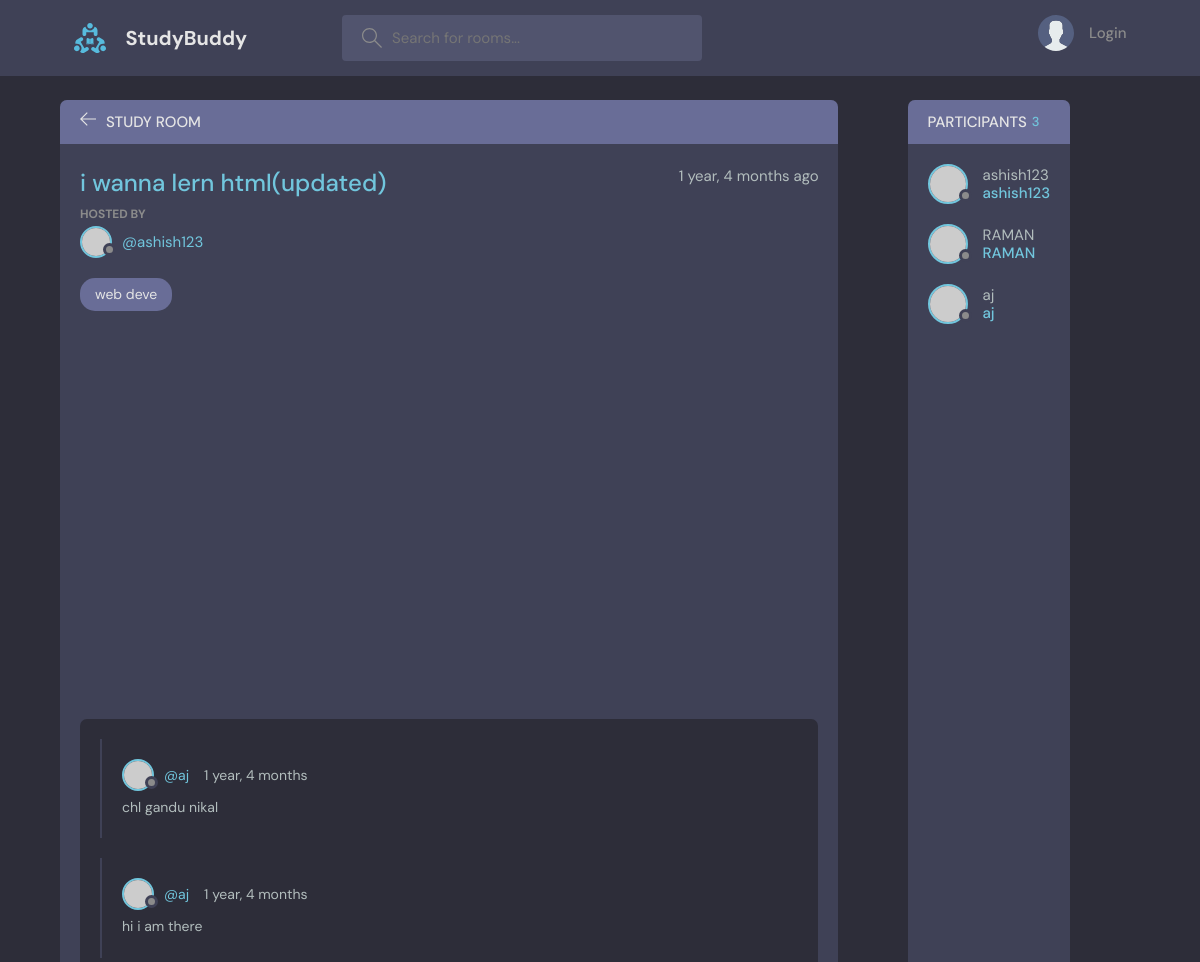
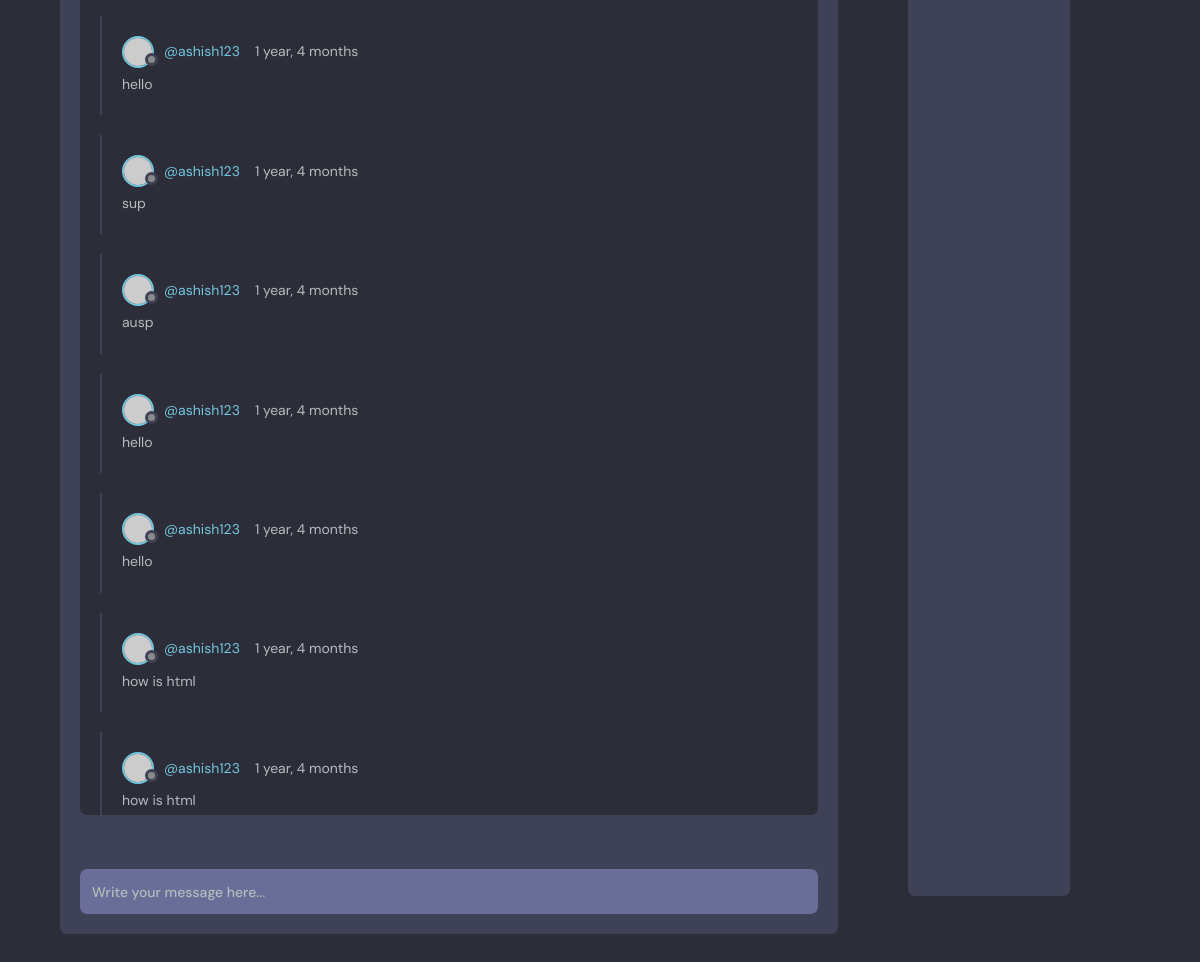
The page /room/4/ on the database its author committed (2 pictures, top to bottom).
### base/models.py (models this page shows, shortened)
class Room(models.Model):
    host =models.ForeignKey(User, on_delete=models.SET_NULL,null =True)
    name=models.CharField(max_length=200)
    topic=models.ForeignKey(Topic, on_delete=models.SET_NULL,null =True)
    participants =models.ManyToManyField(User,related_name='participants',blank=True)
    description = models.TextField(null=True, blank =True)
    updated = models.DateTimeField(auto_now =True)
    created = models.DateTimeField(auto_now_add=True)
    class Meta:
        ordering = ['-updated', '-created']

class Topic(models.Model):
    name=models.CharField(max_length=200)
    def __str__(self):
         return self.name

class Message(models.Model):
     user = models.ForeignKey(User, on_delete=models.CASCADE, null=True)
     room = models.ForeignKey(Room, on_delete=models.CASCADE)
     body = models.TextField()
     updated = models.DateTimeField(auto_now =True)
     created = models.DateTimeField(auto_now_add=True)
     class Meta:
        ordering = ['-updated', '-created']

### base/views.py (the view, shortened to what this page needs)
# urls.py: path('room/<str:pk>/', views.room, name="room"),
def room(request,pk):
    room = Room.objects.get(id=pk)
    room_messages=room.message_set.all()
    participants=room.participants.all()
    context={'room':room, 'room_messages':room_messages,'participants':participants}
    return render(request, 'base/room.html',context)

### base/templates/base/room.html (shortened to what this page needs)
{% extends 'main.html'%}
{% block content %}
    <main class="profile-page layout layout--2">
      <div class="container">
        <div class="room">
          <div class="room__top">
            <div class="room__topLeft">
              <a href="{% url 'home' %}">
                <svg version="1.1" xmlns="http://www.w3.org/2000/svg" width="32" height="32" viewBox="0 0 32 32">
                  <title>arrow-left</title>
                  <path
                    d="M13.723 2.286l-13.723 13.714 13.719 13.714 1.616-1.611-10.96-10.96h27.625v-2.286h-27.625l10.965-10.965-1.616-1.607z"
                  ></path>
                </svg>
              </a>
              <h3>Study Room</h3>
            </div>
          </div>
          <div class="room__box scroll">
            <div class="room__header scroll">
              <div class="room__info">
                <h3>{{room.name}}</h3>
                <span>{{room.created|timesince}} ago</span>
              </div>
              <div class="room__hosted">
                <p>Hosted By</p>
                <a href="{% url 'user-profile' room.host.id %}" class="room__author">
                  <div class="avatar avatar--small">
                    <img src="https://randomuser.me/api/portraits/men/37.jpg" />
                  </div>
                  <span>@{{room.host.username}} </span>
                </a>
              </div>
              <span class="room__topics">{{room.topic}}</span>
            </div>
            <div class="room__conversation">
              <div class="threads scroll">
                {% for message in room_messages %}
                <div class="thread">
                  <div class="thread__top">
                    <div class="thread__author">
                      <a href="{% url 'user-profile' message.user.id %}" class="thread__authorInfo">
                        <div class="avatar avatar--small">
                          <img src="https://randomuser.me/api/portraits/men/37.jpg" />
                        </div>
                        <span>@{{message.user.username}}</span>
                      </a>
                      <span class="thread__date">{{message.created|timesince}}</span>
                    </div>
                  </div>
                  <div class="thread__details">
                   {{message.body}}
                  </div>
                </div>
                {% endfor %}
              </div>
            </div>
          </div>
          <div class="room__message">
            <form action="" method="POST">
              <input name="body" placeholder="Write your message here..." /></form>
          </div>
        </div>
        <div class="participants">
          <h3 class="participants__top">Participants <span>{{participants.count}}</span></h3>
          <div class="participants__list scroll">
            {% for user in participants %}
            <a href="{% url 'user-profile' user.id %}" class="participant">
              <div class="avatar avatar--medium">
                <img src="https://randomuser.me/api/portraits/men/37.jpg" />
              </div>
              <p>
                {{user.username}}
                <span>{{user.username}}</span>
              </p>
            </a>
            {% endfor %}
          </div>
        </div>
      </div>
    </main>
 {% endblock %}

### rows shown on the page
Room: name "i wanna lern html(updated)", created "1 year, 4 months", host.username "ashish123", topic "web deve"
Message: user.username "aj", created "1 year, 4 months", body "chl gandu nikal"
Message: user.username "aj", created "1 year, 4 months", body "hi i am there"
Message: user.username "ashish123", created "1 year, 4 months", body "hello"
Message: user.username "ashish123", created "1 year, 4 months", body "sup"
Message: user.username "ashish123", created "1 year, 4 months", body "ausp"
Message: user.username "ashish123", created "1 year, 4 months", body "hello"
Message: user.username "ashish123", created "1 year, 4 months", body "hello"
Message: user.username "ashish123", created "1 year, 4 months", body "how is html"
Message: user.username "ashish123", created "1 year, 4 months", body "how is html"

### other values the page prints
{{ participants.count }} "3"
{{ user.username }} "ashish123"
{{ user.username }} "RAMAN"
{{ user.username }} "aj"
